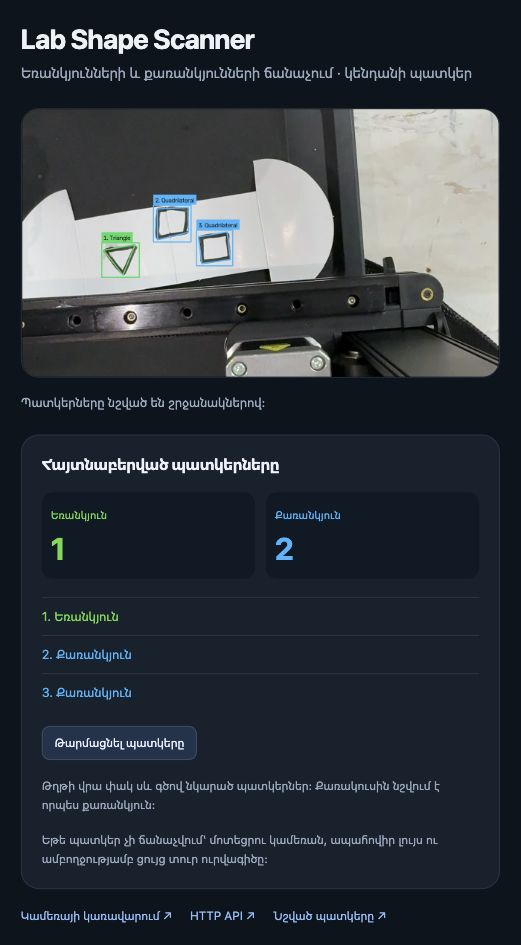
#> input picture shape-scanner/examples/page.jpg, 521 x 945 px
$ python -i detector.py   (imports and definitions only)
#> lines starting #> are read from the running program, lines starting #| are printed output that depends on the picture; after the words box and inside, x2 and y2 are one past the last pixel; in counts of white or black regions, pixels touching at a corner belong together
#> further down, picture is the input picture: shape (945, 521, 3); mean B, G, R 62.8, 55.8, 49.4
"""Detect closed dark outlines on light paper; no learned model or coordinates API."""
import cv2
import numpy as np

COLORS = {'triangle': (103, 218, 67), 'quadrilateral': (255, 181, 65)}


def detect_shapes(image):
    gray = cv2.cvtColor(image, cv2.COLOR_BGR2GRAY)
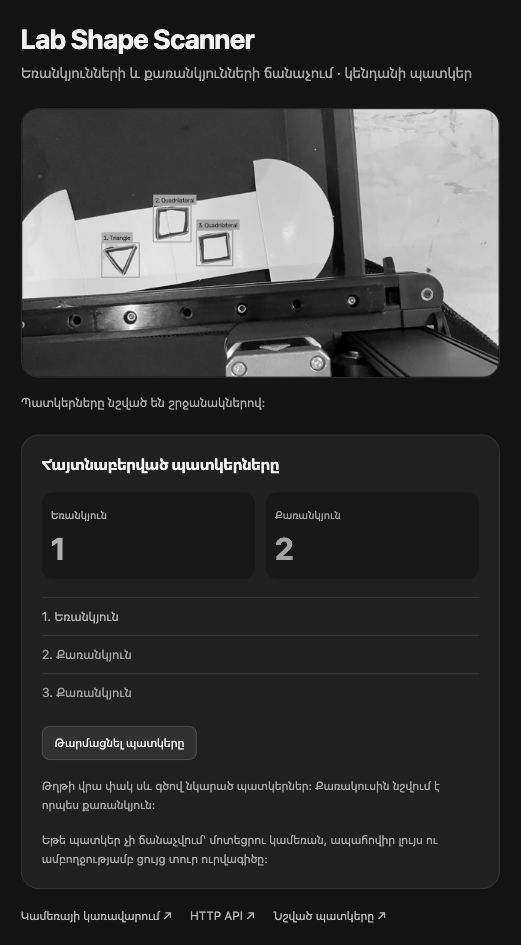
#> gray: shape (945, 521); min 0, max 254, mean 54.7
    smooth = cv2.GaussianBlur(gray, (5, 5), 0)
    binary = cv2.adaptiveThreshold(smooth, 255, cv2.ADAPTIVE_THRESH_GAUSSIAN_C,
                                   cv2.THRESH_BINARY_INV, 101, 15)
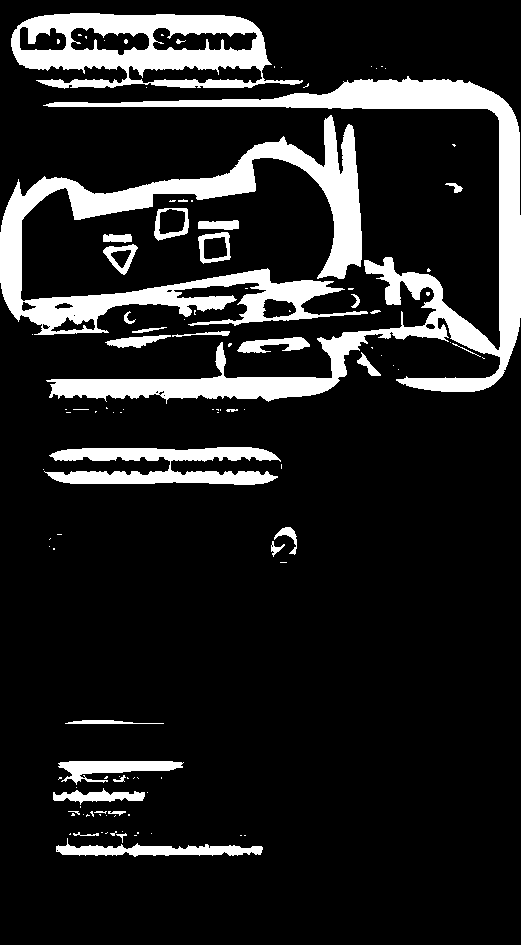
#> binary: shape (945, 521); 14.1% white; 114 white regions (81 under 20 px)
    contours, hierarchy = cv2.findContours(binary, cv2.RETR_TREE, cv2.CHAIN_APPROX_SIMPLE)
#> contours = 135 contours, 97 with area under 20; largest, box (x1, y1, x2, y2) and area: (43, 76, 521, 404) 22128, (0, 115, 368, 335) 20402, (11, 13, 303, 89) 15882, (44, 447, 281, 485) 4632, (152, 27, 258, 52) 1722
    candidates = []
    if hierarchy is None:
        return image.copy(), []
    height, width = gray.shape
#> height = 945; width = 521
    for i, contour in enumerate(contours):
        area = cv2.contourArea(contour)
        if not 150 <= area <= width * height * .15:
            continue
        perimeter = cv2.arcLength(contour, True)
        poly = cv2.approxPolyDP(contour, .035 * perimeter, True)
        if len(poly) not in (3, 4) or not cv2.isContourConvex(poly):
            continue
        hull_area = cv2.contourArea(cv2.convexHull(contour))
        if area / max(hull_area, 1) < .80:
            continue
        # Closed pen outlines contain a large light interior. Ignore solid
        # objects, paper edges, and most incidental hardware contours.
        children = []
        child = int(hierarchy[0, i, 2])
        while child != -1:
            children.append(contours[child])
            child = int(hierarchy[0, child, 0])
        if not children:
            continue
        inner = max(children, key=cv2.contourArea)
        ratio = cv2.contourArea(inner) / area
        if not .18 < ratio < .93:
            continue
        inner_poly = cv2.approxPolyDP(inner, .04 * cv2.arcLength(inner, True), True)
        if len(inner_poly) != len(poly) or not cv2.isContourConvex(inner_poly):
            continue
        x, y, w, h = cv2.boundingRect(contour)
        if min(w, h) < 18 or not .25 < w / h < 4:
            continue
        if x <= 2 or y <= 2 or x + w >= width - 2 or y + h >= height - 2:
            continue
        mask = np.zeros(gray.shape, np.uint8)
        cv2.drawContours(mask, [contour], -1, 255, -1)
        interior = np.zeros_like(mask)
        cv2.drawContours(interior, [inner], -1, 255, -1)
        stroke = cv2.subtract(mask, interior)
        outside = cv2.subtract(cv2.dilate(mask, np.ones((9, 9), np.uint8)), mask)
        paper_level = cv2.mean(gray, mask=outside)[0]
        ink_level = cv2.mean(gray, mask=stroke)[0]
        inside_level = cv2.mean(gray, mask=interior)[0]
        if paper_level < 100 or inside_level < 100 or min(paper_level, inside_level) - ink_level < 30:
            continue
        name = 'triangle' if len(poly) == 3 else 'quadrilateral'
        candidates.append((name, (x, y, w, h), poly, area))
#> this loop made 135 passes
#> area on passes 22, 37, 39, 43: 29, 22.5, 147, 59.5
#> (area, perimeter, poly) on passes 1, 28, 50: (1528.5, 498.3, [[56, 846], [262, 849]]), (642.5, 233.9, [[144, 792], [53, 799]]), (4632.5, 1076.1, [[280, 460], [44, 471]])
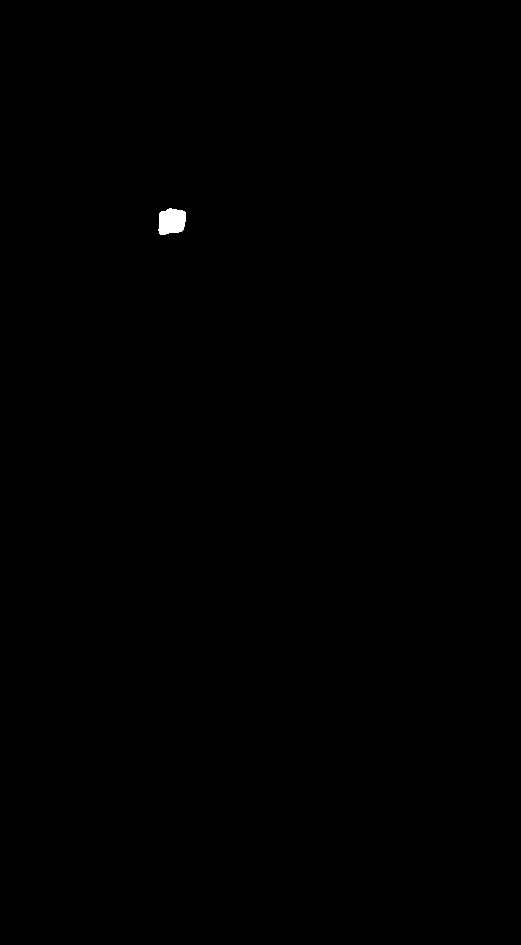
#> interior: shape (945, 521); 0.12% white; 1 white region, box (x1, y1, x2, y2) and area: (158, 208, 186, 235) 613
#> mask: shape (945, 521); 0.19% white; 1 white region, box (x1, y1, x2, y2) and area: (154, 208, 189, 241) 948
#> after the loop, candidates = [('quadrilateral', (198, 232, 33, 32), [[227, 232], [198, 237], [203, 263], [229, 259]], 803), ('quadrilateral', (154, 208, 35, 33), [[158, 209], [158, 240], [187, 232], [186, 208]], 891)]
    # Nested contours can represent the same outline; retain the largest.
    selected = []
    for candidate in sorted(candidates, key=lambda item: item[3], reverse=True):
        x, y, w, h = candidate[1]
        if any(abs(x-a[1][0]) < .3*w and abs(y-a[1][1]) < .3*h
               for a in selected):
            continue
        selected.append(candidate)
#> this loop made 2 passes
#> after the loop, selected = [('quadrilateral', (154, 208, 35, 33), [[158, 209], [158, 240], [187, 232], [186, 208]], 891), ('quadrilateral', (198, 232, 33, 32), [[227, 232], [198, 237], [203, 263], [229, 259]], 803)]
    selected.sort(key=lambda item: (item[1][0], item[1][1]))
    annotated = image.copy()
    detections = []
    for number, (name, (x, y, w, h), poly, _) in enumerate(selected, 1):
        color = COLORS[name]
        cv2.polylines(annotated, [poly], True, color, 2, cv2.LINE_AA)
        cv2.rectangle(annotated, (x-5, y-5), (x+w+5, y+h+5), color, 2)
        text = f'{number}. {name.capitalize()}'
        (tw, th), _ = cv2.getTextSize(text, cv2.FONT_HERSHEY_SIMPLEX, .55, 1)
        ty = max(th+8, y-12)
        tx = max(0, min(x-5, width-tw-12))
        cv2.rectangle(annotated, (tx, ty-th-6), (tx+tw+10, ty+5), color, -1)
        cv2.putText(annotated, text, (tx+5, ty), cv2.FONT_HERSHEY_SIMPLEX,
                    .55, (12, 23, 30), 1, cv2.LINE_AA)
        detections.append({'number': number, 'shape': name})
#> this loop made 2 passes
#> (number, name, x, y, w, h, poly, color) on passes 1 to 2: (1, 'quadrilateral', 154, 208, 35, 33, [[158, 209], [158, 240], [187, 232], [186, 208]], (255, 181, 65)), (2, 'quadrilateral', 198, 232, 33, 32, [[227, 232], [198, 237], [203, 263], [229, 259]], (255, 181, 65))
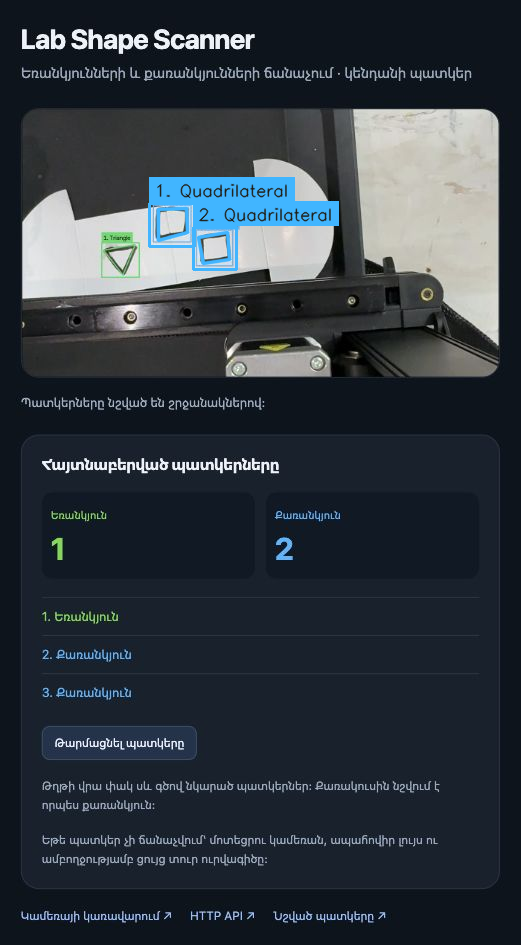
#> annotated: shape (945, 521, 3); 1.87% of pixels changed, all inside (x1, y1, x2, y2) = (148, 177, 339, 271)
#> after the loop, detections = 2 items
    return annotated, detections

>>> import cv2
>>> picture = cv2.imread('examples/page.jpg')
>>> result = detect_shapes(picture)
